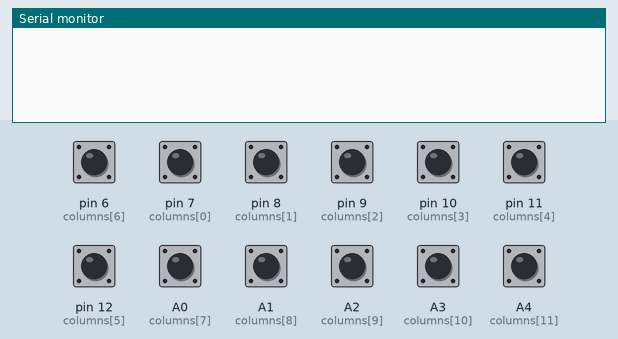
The sketch below on a simulated Teensy 4. Shown: the last lines printed to the serial monitor. Wiring (inferred from the names in the program): 5×12 keypad (labels assumed): rows A5, A6, A7, A8, A9; columns pin 6, pin 7, pin 8, pin 9, pin 10, pin 11, pin 12, A0, A1, A2, A3, A4. The test bench sets the inputs (shaded band); at power-on: A0 (columns[7]), A1 (columns[8]), A2 (columns[9]), A3 (columns[10]), A4 (columns[11]), pin 6 (columns[6]), pin 7 (columns[0]), pin 8 (columns[1]), pin 9 (columns[2]), pin 10 (columns[3]), pin 11 (columns[4]), pin 12 (columns[5]) HIGH.

Above: at 1.2 s.
1.3 s: pin 6 (columns[6]) pulled LOW for 0.15 s
At 2.1 s:
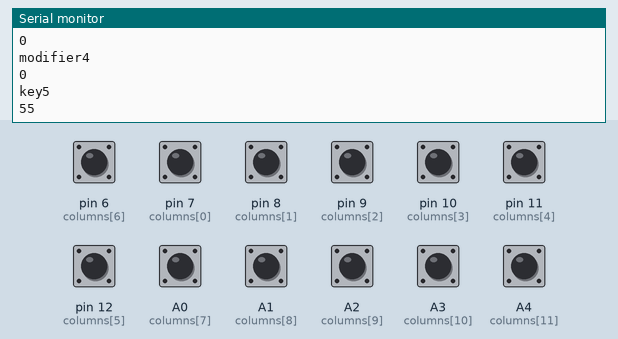
2.9 s: pin 7 (columns[0]) pulled LOW for 0.15 s
At 3.4 s:
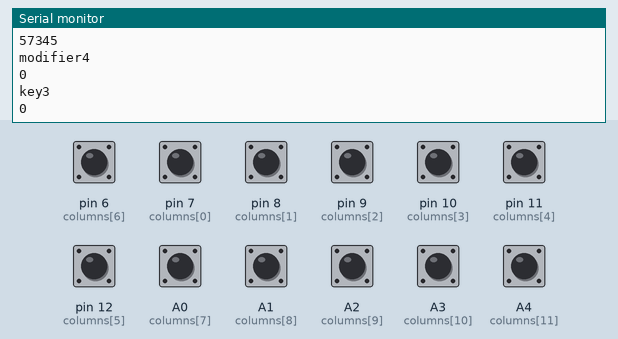
4.5 s: pin 8 (columns[1]) pulled LOW for 0.15 s
At 5.7 s:
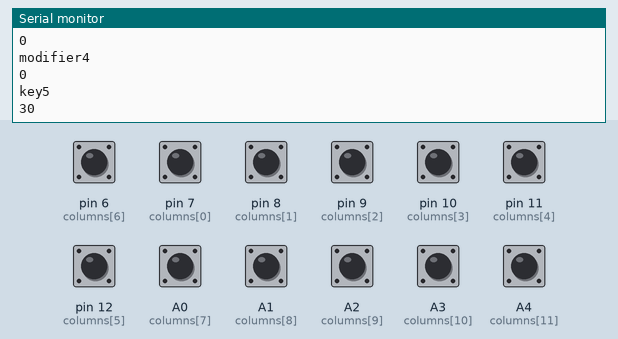
6.1 s: pin 9 (columns[2]) pulled LOW for 0.15 s
At 7.0 s:
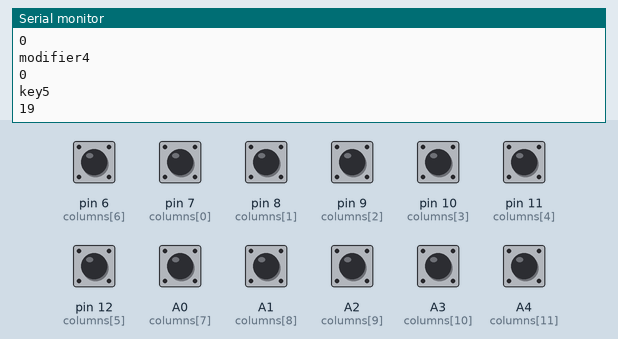
7.7 s: pin 10 (columns[3]) pulled LOW for 0.15 s
At 8.1 s:
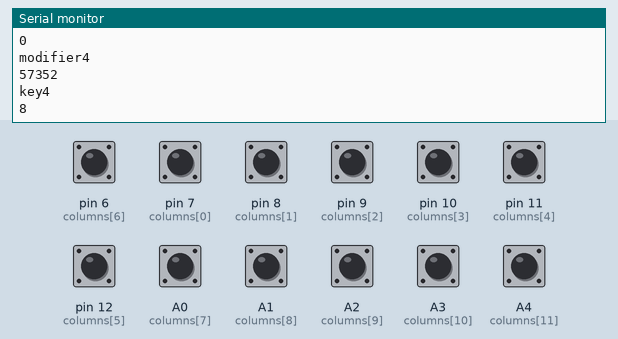
9.3 s: pin 11 (columns[4]) pulled LOW for 0.15 s
At 10.7 s:
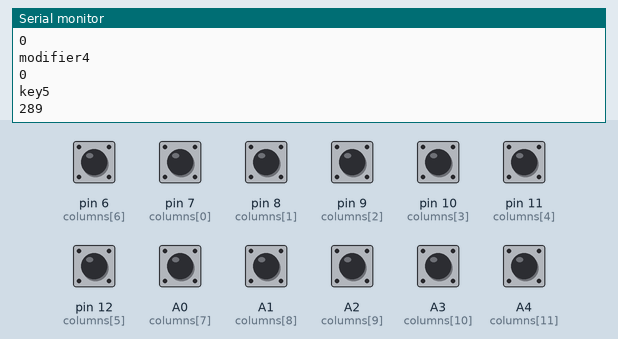
Timing chart, 0 to 11.9 s (numbered marks = the images above; inputs shaded):
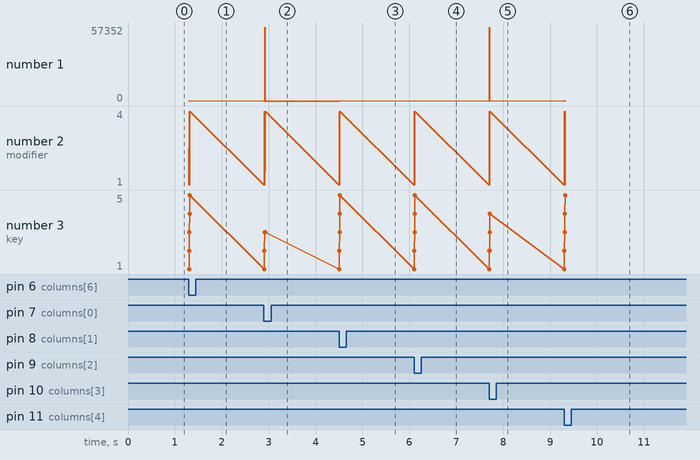

Measured:
- after the input at 1.3 s, the serial monitor: prints a new line at once (image 1)
- after the input at 2.9 s, the serial monitor: prints a new line at once (image 2)
- after the input at 4.5 s, the serial monitor: prints a new line at once (image 3)
- after the input at 6.1 s, the serial monitor: prints a new line at once (image 4)
- after the input at 7.7 s, the serial monitor: prints a new line at once (image 5)
- after the input at 9.3 s, the serial monitor: prints a new line at once (image 6)
- plotted number 1: 0 → 30 after the input at 4.5 s, 30 → 19 after the input at 6.1 s, 19 → 8 after the input at 7.7 s, 8 → 289 after the input at 9.3 s
- plotted number 3: 3 → 5 after the input at 4.5 s, 4 → 5 after the input at 9.3 s

The sketch:

kiibofirmware0.1.3.4.ino
```cpp
//Matrix dimensions
const int rowCount = 5;   //the width of the matrices.
const int colCount = 12;  //The height of the matrices.

//used cols and row number in the matrices
int colNum;
int rowNum;
int buttonState;
int lastButtonState;
int MODIFIERKEY_FN = 11171;

//keeping track of used keys
int List[6] = {0, 0, 0, 0, 0, 0};

//defining mapping of keys in the matrix
int layer1[rowCount][colCount] = {{KEY_ESC, KEY_1, KEY_2, KEY_3, KEY_4, KEY_5, KEY_6, KEY_7, KEY_8, KEY_9, KEY_0, KEY_0},
                                  {KEY_TAB, KEY_Y, KEY_P, KEY_F, KEY_G, KEY_BACKSLASH, KEY_SLASH, KEY_R, KEY_H, KEY_K, KEY_L, KEY_J},
                                  {MODIFIERKEY_CTRL, KEY_A, KEY_O, KEY_E, KEY_I, KEY_COMMA, KEY_PERIOD, KEY_D, KEY_T, KEY_N, KEY_S, KEY_ENTER},
                                  {MODIFIERKEY_SHIFT, KEY_Z, KEY_X, KEY_C, KEY_V, KEY_SEMICOLON, KEY_QUOTE, KEY_B, KEY_M, KEY_W, KEY_U, KEY_Q},
                                  {MODIFIERKEY_ALT, KEY_MINUS, KEY_EQUAL, MODIFIERKEY_GUI, KEY_MEDIA_VOLUME_DEC, KEY_BACKSPACE, KEY_SPACE, KEY_MEDIA_PLAY_PAUSE, KEY_LEFT, KEY_UP, KEY_DOWN, KEY_RIGHT}};

//input and output pins in a matrix
int columns[] = {7, 8, 9, 10, 11, 12, 6, 14, 15, 16, 17, 18};
int rows[] = {23, 22, 21, 20, 19};


//initialization of board memory
int stateMatrix[rowCount][colCount] = {{0,  0,  0,  0,  0,  0,  0,  0,  0,  0, 0, 0},
                                       {0,  0,  0,  0,  0,  0,  0,  0,  0,  0, 0, 0},
                                       {0,  0,  0,  0,  0,  0,  0,  0,  0,  0, 0, 0},
                                       {0,  0,  0,  0,  0,  0,  0,  0,  0,  0, 0, 0},
                                       {0,  0,  0,  0,  0,  0,  0,  0,  0,  0, 0, 0}};

//declaration of modifierkeys
int modALT = false;
int modSHIFT = false;
int modCTRL = false;
int modGUI = false;
int modifier1;
int modifier2;
int modifier3;
int modifier4;

void setup() {                                          //Setup function of all pins to input or output.
    for (int colPin = 0; colPin < colCount; colPin++) { //Setup all column pins as INPUT_PULLUP.
      pinMode(columns[colPin], INPUT_PULLUP);           //Note that INPUT_PULLUP is being used for better keypresses.
    }                                                   //This means that all logic is reversed.
    for (int rowPin = 0; rowPin < rowCount; rowPin++) { //Setup all row pins as OUTPUT.
      pinMode(rows[rowPin], OUTPUT);
    }
}

void loop() { //Looped function which runs function row() with different parameters
  row(0);     //run funcion row where the parameter between brackets is the row that must be used in the function row()
  row(1);
  row(2);
  row(3);
  row(4);
}

void row(int rowNum){               //Function row() which reads the state of each input
  digitalWrite(rows[rowNum], LOW);  //Set output on the used row to LOW. Which means in reversed logic that the output is "on".
  delay(2);                         //Wait for 2ms to not to interrupt with the same function but with other parameters.
  checkButton(0, rowNum);           //Run function col() where the first parameter is the column number and the second the row number.
  checkButton(1, rowNum);
  checkButton(2, rowNum);
  checkButton(3, rowNum);
  checkButton(4, rowNum);
  checkButton(5, rowNum);
  checkButton(6, rowNum);
  checkButton(7, rowNum);
  checkButton(8, rowNum);
  checkButton(9, rowNum);
  checkButton(10, rowNum);
  checkButton(11, rowNum);
  digitalWrite(rows[rowNum], HIGH); //Reset the output to HIGH to put the output "off".
  delay(2);                         //Another 2ms delay with the same purpose as the previous one.
}

void checkButton(int colNum, int rowNum){
  buttonState = digitalRead(columns[colNum]);
  lastButtonState = stateMatrix[rowNum][colNum];
  if((buttonState  == LOW) && (lastButtonState != 1)){
    whenButtonPressed(rowNum, colNum);
    stateMatrix[rowNum][colNum] = 1;
    }
  if((buttonState  == HIGH) && (lastButtonState == 1)){
    whenButtonReleased(rowNum, colNum);
    stateMatrix[rowNum][colNum] = 0;
    }
}

//declare function to use when a button is pushed
void whenButtonPressed(int rowNum, int colNum) {
  int KEY = layer1[rowNum][colNum];  //Get the right character from the matrix layer1.
  if(KEY == MODIFIERKEY_ALT){
    modALT = true;
  }
  else if(KEY == MODIFIERKEY_SHIFT){
    modSHIFT = true;
  }
  else if(KEY == MODIFIERKEY_CTRL){
    modCTRL = true;
  }
  else if (KEY == MODIFIERKEY_GUI){
    modGUI = true;
  }
  listinsert(KEY);
}

void listinsert(int KEY){
  if(modALT == true){
    modifier1 = MODIFIERKEY_ALT;
  }
  if(modSHIFT == true){
    modifier2 = MODIFIERKEY_SHIFT;
  }
  if(modCTRL == true){
    modifier3 = MODIFIERKEY_CTRL;
  }
  if(modGUI == true){
    modifier4 = MODIFIERKEY_GUI;
  }
  Keyboard.set_modifier(modifier1 | modifier2 | modifier3 | modifier4);
  if(KEY == MODIFIERKEY_ALT){
    KEY = 0;
    modifier1 = 0;
    Keyboard.set_modifier(modifier1 | modifier2 | modifier3 | modifier4);
  }
  if(KEY == MODIFIERKEY_SHIFT){
    KEY = 0;
  }
  if(KEY == MODIFIERKEY_CTRL){
    KEY = 0;
  }
  if(KEY == MODIFIERKEY_GUI){
    KEY = 0;
  }
  Serial.println("modifier1");
  Serial.println(modifier1);
  Serial.println("modifier2");
  Serial.println(modifier2);
  Serial.println("modifier3");
  Serial.println(modifier3);
  Serial.println("modifier4");
  Serial.println(modifier4);
  if(List[0] == 0){
    List[0] = KEY;
    Keyboard.set_key1(KEY);
    Serial.println("key1");
    Serial.println(KEY);
  }
  else if(List[1] == 0){
    List[1] = KEY;
    Keyboard.set_key2(KEY);
    Serial.println("key2");
    Serial.println(KEY);
  }
  else if(List[2] == 0){
    List[2] = KEY;
    Keyboard.set_key3(KEY);
    Serial.println("key3");
    Serial.println(KEY);
  }
  else if(List[3] == 0){
    List[3] = KEY;
    Keyboard.set_key4(KEY);
    Serial.println("key4");
    Serial.println(KEY);
  }
  else if(List[4] == 0){
    List[4] = KEY;
    Keyboard.set_key5(KEY);
    Serial.println("key5");
    Serial.println(KEY);
  }
  else if(List[5] == 0){
    List[5] = KEY;
    Keyboard.set_key6(KEY);
    Serial.println("key6");
    Serial.println(KEY);
  }
  Keyboard.send_now();
}

//declare function to use when a button is released
void whenButtonReleased(int rowNum, int colNum) {
  int KEY = layer1[rowNum][colNum];  //Get the right character from the matrix layer1.
  if(KEY == MODIFIERKEY_ALT){
    modALT = false;
  }
  else if(KEY == MODIFIERKEY_SHIFT){
    modSHIFT = false;
  }
  else if(KEY == MODIFIERKEY_CTRL){
    modCTRL = false;
  }
  else if (KEY == MODIFIERKEY_GUI){
    modGUI = false;
  }
  listdelete(KEY);
}

void listdelete(int KEY){
  if(modALT == false){
    modifier1 = 0;
  }
  if(modSHIFT == false){
    modifier2 = 0;
  }
  if(modCTRL == false){
    modifier3 = 0;
  }
  if(modGUI == false){
    modifier4 = 0;
  }
  Keyboard.set_modifier(modifier1);
  Keyboard.set_modifier(modifier2);
  Keyboard.set_modifier(modifier3);
  Keyboard.set_modifier(modifier4);
  if(List[0] == KEY){
    List[0] = 0;
    Keyboard.set_key1(0);
  }
  else if(List[1] == KEY){
    List[1] = 0;
    Keyboard.set_key2(0);
  }
  else if(List[2] == KEY){
    List[2] = 0;
    Keyboard.set_key3(0);
  }
  else if(List[3] == KEY){
    List[3] = 0;
    Keyboard.set_key1(4);
  }
  else if(List[4] == KEY){
    List[4] = 0;
    Keyboard.set_key5(0);
  }
  else if(List[5] == KEY){
    List[5] = 0;
    Keyboard.set_key6(0);
  }
  Keyboard.send_now();
}
```
